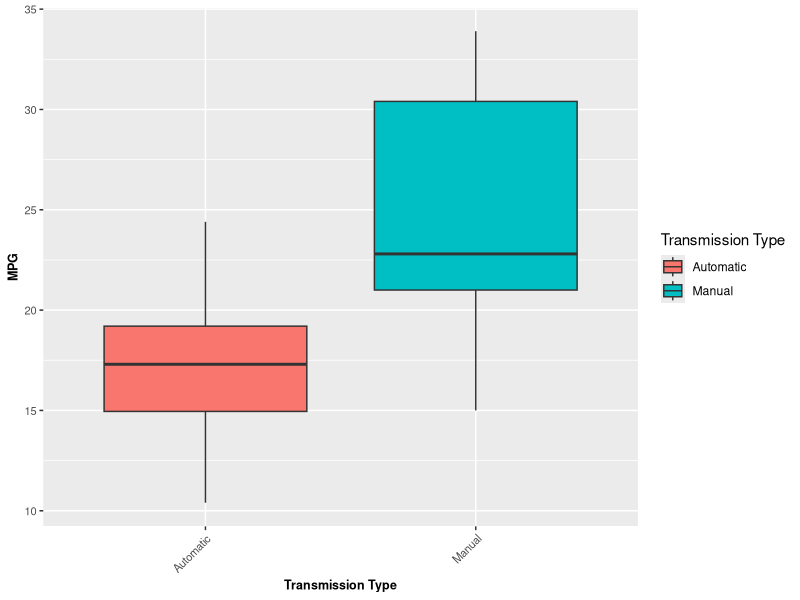
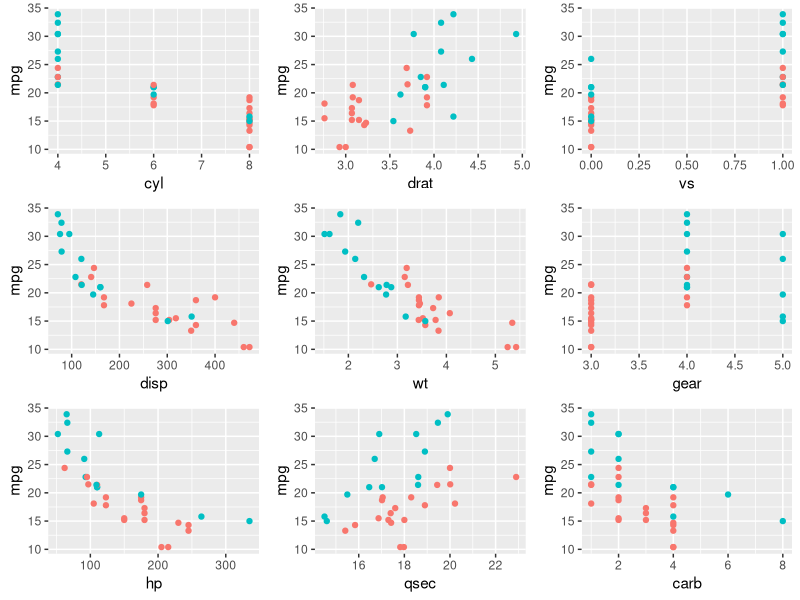
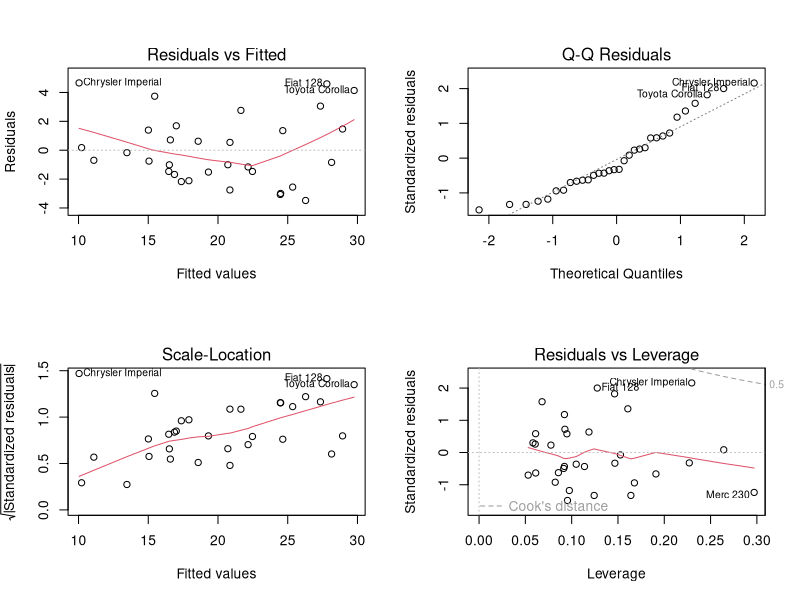

R code for these plots, in order:
## ---- chunk 1
library(ggplot2)
data(mtcars)
fmtcars<-mtcars
fmtcars$am <- factor(mtcars$am, labels=c("Automatic", "Manual"))
## ---- chunk 2
p <- ggplot(fmtcars, aes(factor(am), x=am, y=mpg, fill=am))
p + geom_boxplot() + labs(x="Transmission Type", y="MPG") + 
    scale_fill_discrete(name="Transmission Type") + 
    theme(axis.text.x = element_text(angle=45, hjust=1, vjust=1, size=8),
          axis.text.y = element_text(size=8), axis.title=element_text(size=9,face="bold")) 
## ---- chunk 3
fit <- lm(mpg~am, data = fmtcars)
summary(fit)
## ---- chunk 4
# Multiple plot function
#
# ggplot objects can be passed in ..., or to plotlist (as a list of ggplot objects)
# - cols:   Number of columns in layout
# - layout: A matrix specifying the layout. If present, 'cols' is ignored.
#
# If the layout is something like matrix(c(1,2,3,3), nrow=2, byrow=TRUE),
# then plot 1 will go in the upper left, 2 will go in the upper right, and
# 3 will go all the way across the bottom.
#
multiplot <- function(..., plotlist=NULL, file, cols=1, layout=NULL) {
  library(grid)

  # Make a list from the ... arguments and plotlist
  plots <- c(list(...), plotlist)

  numPlots = length(plots)

  # If layout is NULL, then use 'cols' to determine layout
  if (is.null(layout)) {
    # Make the panel
    # ncol: Number of columns of plots
    # nrow: Number of rows needed, calculated from # of cols
    layout <- matrix(seq(1, cols * ceiling(numPlots/cols)),
                    ncol = cols, nrow = ceiling(numPlots/cols))
  }

 if (numPlots==1) {
    print(plots[[1]])

  } else {
    # Set up the page
    grid.newpage()
    pushViewport(viewport(layout = grid.layout(nrow(layout), ncol(layout))))

    # Make each plot, in the correct location
    for (i in 1:numPlots) {
      # Get the i,j matrix positions of the regions that contain this subplot
      matchidx <- as.data.frame(which(layout == i, arr.ind = TRUE))

      print(plots[[i]], vp = viewport(layout.pos.row = matchidx$row,
                                      layout.pos.col = matchidx$col))
    }
  }
}
## ---- chunk 5
sort(cor(mtcars)[1,])
## ---- chunk 6
fit1<-lm(mpg~am,data=fmtcars)
fit3<-update(fit1,mpg~am+wt)
fit5<-update(fit1,mpg~am+wt+qsec)
anova(fit1,fit3,fit5)
## ---- chunk 7
multiFit <- lm(mpg~am+wt+qsec, data = fmtcars)
summary(multiFit)
## ---- chunk 8
variables <- c("cyl","disp","hp","drat","wt","qsec","vs","gear","carb")
plots <- list()
for (i in 1:length(variables)) {
    p<-ggplot(fmtcars, aes_string((variables[i]), "mpg", col="am")) + 
        geom_point() + theme(legend.position='none')
    plots[[i]]<-p
}
multiplot(plotlist = plots,  cols = 3)
## ---- chunk 9
par(mfrow = c(2,2))
plot(multiFit)
